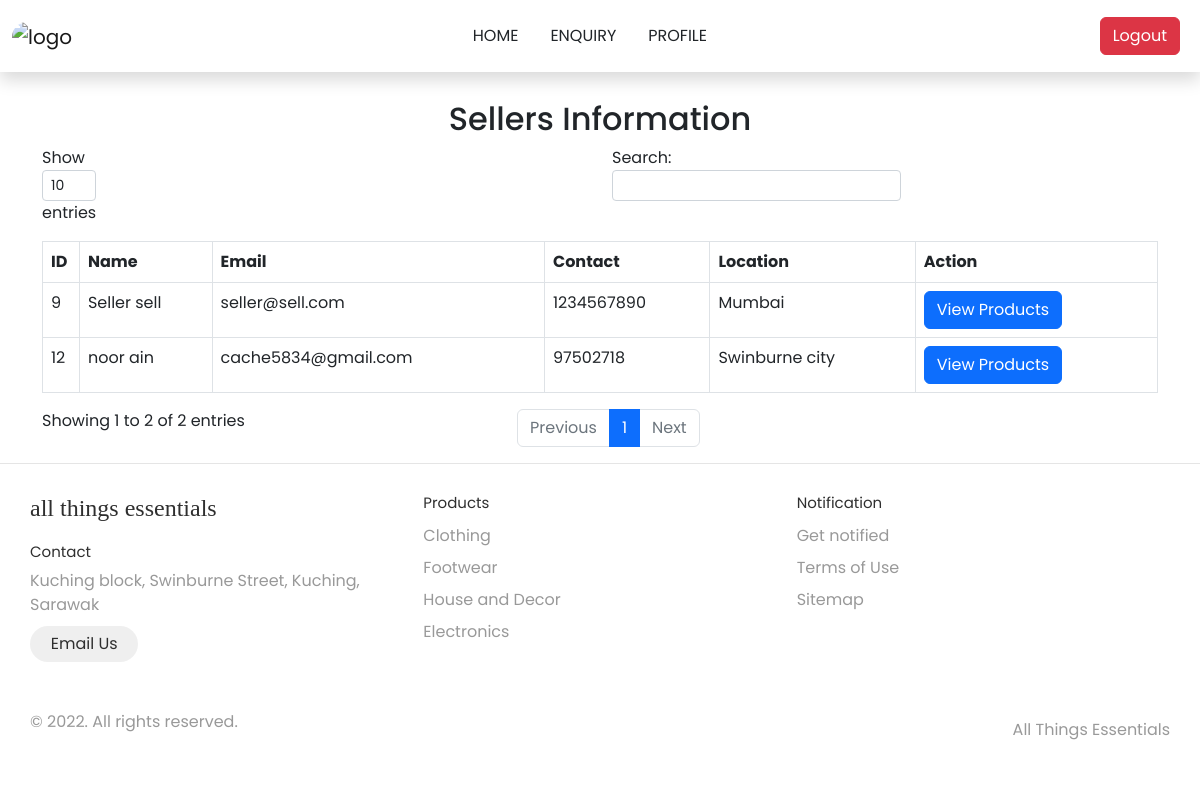
Screenshot of /Seller/seller.php with the database file from the repository.
### tables this page shows
CREATE TABLE `users` (
  `id` int(11) NOT NULL,
  `name` text NOT NULL,
  `first_name` text NOT NULL,
  `last_name` text NOT NULL,
  `username` text NOT NULL,
  `email` text NOT NULL,
  `role_type` int(11) NOT NULL DEFAULT 1,
  `phone_number` text NOT NULL,
  `dob` date NOT NULL,
  `password` text NOT NULL,
  `validation_key` text NOT NULL,
  `seller_location` text DEFAULT NULL,
  `registration_date` date NOT NULL,
  `is_active` int(11) NOT NULL,
  `otp` text NOT NULL,
  `pp` text NOT NULL DEFAULT 'avatar3.png',
  `country_code` varchar(10) DEFAULT NULL,
  `address` text DEFAULT NULL,
  `postcode` varchar(20) DEFAULT NULL
);

### Seller/seller.php (the view, shortened to what this page needs)
<?php
include "../include/DBconn.php";
?>
<!DOCTYPE html>
<html lang="en">
<head>
    <link rel="stylesheet" href="../style/Notificationxx.css">
    <link href="https://cdn.jsdelivr.net/npm/bootstrap@5.2.2/dist/css/bootstrap.min.css" rel="stylesheet">
    <link rel="stylesheet" href="https://cdnjs.cloudflare.com/ajax/libs/font-awesome/4.7.0/css/font-awesome.min.css">
</head>
<?php include("../include/navigation.php"); ?>
<div class="container" style="margin-top: 100px">
    <h2 class="text-center mt-5">Sellers Information</h2>
    <table id="example" class="table table-bordered mt-3">
        <thead>
            <tr>
                <th>ID</th>
                <th>Name</th>
                <th>Email</th>
                <th>Contact</th>
                <th>Location</th>
                <th>Action</th>
            </tr>
        </thead>
        <tbody>
            <?php
            $sellers_result = mysqli_query($conn, "SELECT * FROM users where role_type = '2' ");
            while ($seller = mysqli_fetch_assoc($sellers_result)) : ?>
                <tr>
                    <td><?php echo $seller['id']; ?></td>
                    <td><?php echo $seller['first_name'] . ' ' . $seller['last_name']; ?></td>
                    <td><?php echo $seller['email']; ?></td>
                    <td><?php echo $seller['phone_number']; ?></td>
                    <td><?php echo ucfirst($seller['seller_location']); ?></td>
                    <td><a href="sellerProducts.php?sellerid=<?php echo $seller['id'] ?>" class="btn btn-primary">View Products</button></td>
                </tr>
            <?php endwhile; ?>
        </tbody>
    </table>
</div>
<?php include('../include/footer.php') ?>

### style/Notificationxx.css (style rules this page uses)
* { font-family: 'Poppins', sans-serif; }

### rows the page displays
users: id "9", first_name "Seller", last_name "sell", email "seller@sell.com", phone_number "1234567890", seller_location "Mumbai"
users: id "12", first_name "noor", last_name "ain", email "cache5834@gmail.com", phone_number "97502718", seller_location "Swinburne city"
